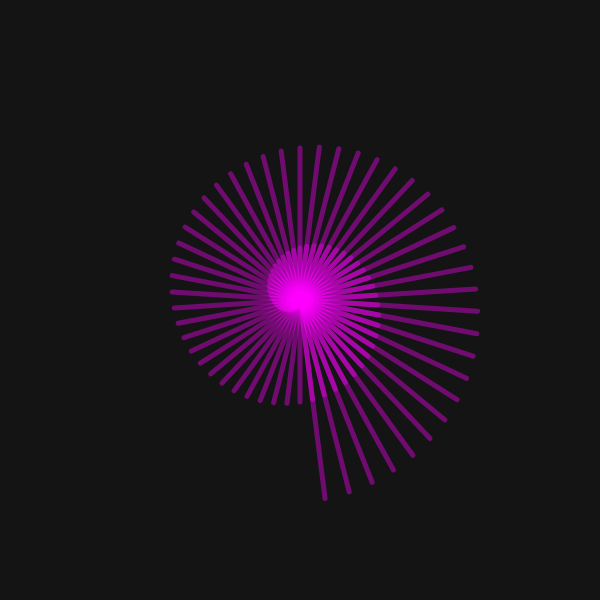
Frame 1 (no input)
Frame 60 (no input): identical to frame 1, image omitted
Frame 120 (the mouse pressed at the canvas centre since frame 60): identical to frame 1, image omitted

The p5.js sketch that drew this single still picture (run headless with seeded random() and noise() and a simulated clock; from frame 60 on, the mouse is pressed at the canvas centre):

// p5.js sketch
// ── sketch.js
let centerVec;

function setup() {
    createCanvas(600, 600);
    background(20);
    centerVec = createVector(width / 2, height / 2);
}


function drawMouseVec() {
    background(20);
    stroke(255, 0, 255);
    line(centerVec.x, centerVec.y, mouseX, mouseY);
}

function drawRayFromMouse() {
    background(20);
    stroke(255, 0, 255, 100);
    strokeWeight(5);

    var vec = createVector(0, 100);
    var numRay = 100;
    var delta = TAU / numRay;    
    
    for(i=0; i<numRay; i++) {
        var drawVec = vec.copy();
        drawVec.add(mouseX, mouseY);
        // console.log("DEBUG: drawVec=" + drawVec);
        line(mouseX, mouseY, drawVec.x, drawVec.y);
        vec.rotate(delta);
    }
}

function drawArrow(base, vec, myColor, weight=2) {
    push();
    stroke(myColor);
    strokeWeight(weight);

    // line 
    translate(base.x, base.y);
    line(0, 0, vec.x, vec.y);

    // Triangle 
    fill(myColor);    
    rotate(vec.heading());
    let arrowSize = 5;
    translate(vec.mag() - arrowSize, 0);
    triangle(0, arrowSize / 2, 0, -arrowSize / 2, arrowSize, 0);

    pop();
}

function testDrawArrow() {
    var base = createVector(100, 100);
    var vec = createVector(50, 80);

    drawArrow(base, vec, '#ffccaa');
}

function drawVectorAdd() {
    background(20);
    var base = createVector(0, 0);
    
    
    var a = createVector(mouseX, mouseY);
    var b = createVector(100, -100);
    var c = p5.Vector.add(a, b);

    // var vec = createVector(50, 80);

    drawArrow(base, a, 'red');
    drawArrow(a, b, 'green');
    drawArrow(base, c, 'blue');
}


function multVectors() {
    background(20);
    stroke(255, 0, 255, 100);
    strokeWeight(5);

    var center = createVector(width/2, height/2);

    var vec = createVector(0, 2);
    var numVec = 100;
    var delta = 2 * TAU / numVec;    
    
    for(i=0; i<numVec; i++) {
        var drawVec = vec.copy();
        drawVec.mult(i+1)
        drawVec.add(center);
        // console.log("DEBUG: drawVec=" + drawVec);
        line(center.x, center.y, drawVec.x, drawVec.y);
        vec.rotate(delta);
    }
}


function draw() {
    //drawMouseVec();
    //drawRayFromMouse();
    //testDrawArrow();
    // drawVectorAdd();
    multVectors();
}
